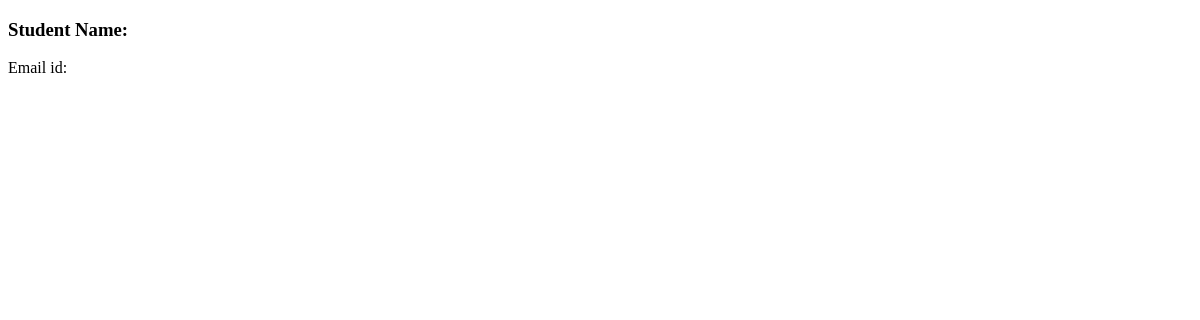
Page /student/1/ on the earlier database version.
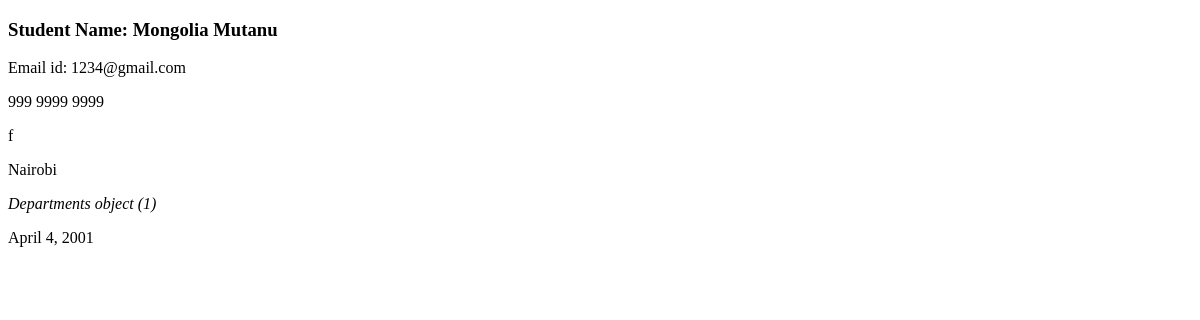
Same page on the later database version.
### students/models.py (models this page shows)
class Student(models.Model):
    GENDER_CHOICES =[
        ("M", "Male"),
        ("f", "female")
    ]
    first_name = models.CharField(max_length = 30)
    last_name = models.CharField(max_length = 30, blank = True)
    email_id = models.EmailField(max_length = 254, unique = True)
    phone_number = models.CharField(max_length = 100, blank = True)
    student_gender = models.CharField(choices = GENDER_CHOICES, max_length = 1)
    student_address = models.TextField(max_length = 1000)
    student_department = models.ManyToManyField('Departments')
    date_of_birth = models.DateField()

class Departments(models.Model):
    department_name = models.CharField(max_length = 30)

### students/views.py (the view)
# urls.py: path('student/<int:student_id>/', views.student, name = "student"),
def student(request,student_id):
    try:
     student = Student.objects.get(id=student_id)
    except Student.DoesNotExist:
       student = None
    return render(request, 'student.html', {'student':student})

### templates/student.html (shortened to what this page needs)
<!DOCTYPE html>
<html lang="en">
  <head>
  </head>
  <body>
    <h3>Student Name: {{ student.first_name }} {{ student.last_name }}</h3>
    <p>Email id: {{ student.email_id }}</p>
    <p>{{ student.phone_number }}</p>
    <p>{{ student.student_gender }}</p>
    <p>{{ student.student_address }}</p>
    {% for department in student.student_department.all %}
    <em> {{ department}} </em>
    {% endfor %}
    <p>{{ student.date_of_birth }}</p>
  </body>
</html>

Differences in the rows shown:
added Student: first_name "Mongolia", last_name "Mutanu", email_id "1234@gmail.com", phone_number "999 9999 9999", student_gender "f", student_address "Nairobi", date_of_birth "April 4, 2001"
added Departments: id "Departments object (1)"
